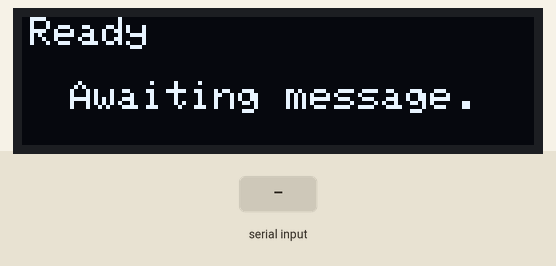
Simulated run of this sketch. Board: Arduino Leonardo, built with avr-gcc and run on an emulated ATmega32U4. Shown: 128×32 one-colour display. The test bench sets the inputs (shaded band).

Above: at 2.2 s.
2.3 s: "90,45,200\n" received over Serial
At 4.8 s:
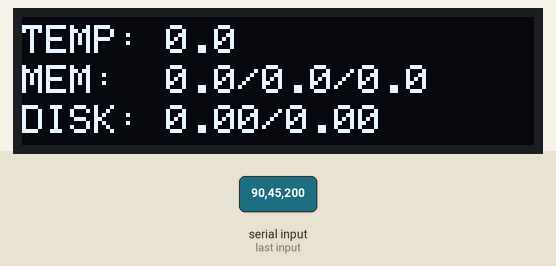
Timing chart, 0 to 6.3 s (numbered marks = the images above; inputs shaded):
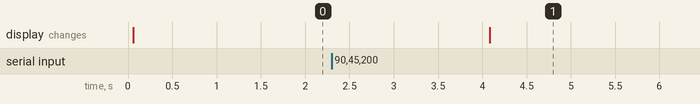

The sketch:

ComputerDisplayScreen.ino
```cpp
#include <SPI.h>
#include <Wire.h>
#include <Adafruit_GFX.h>
#include <Adafruit_SSD1306.h>

#define SCREEN_WIDTH 128 // OLED display width, in pixels
#define SCREEN_HEIGHT 32 // OLED display height, in pixels
#define LINE_1 2
#define LINE_2 12
#define LINE_3 22

// LCD for DEBUG
char ESC = 0xFE;
const char CLS = 0x51;
const char CURSOR = 0x45;
const char LCD_LINE1 = 0x00;
const char LCD_LINE2 = 0x40;
const char LCD_LINE3 = 0x14;
const char LCD_LINE4 = 0x54;
const bool isDebug = false;

// Declaration for an SSD1306 display connected to I2C (SDA, SCL pins)
// The pins for I2C are defined by the Wire-library.
// On an arduino UNO:       A4(SDA), A5(SCL)
// On an arduino MEGA 2560: 20(SDA), 21(SCL)
// On an arduino LEONARDO:   2(SDA),  3(SCL), ...
#define OLED_RESET     -1 // Reset pin # (or -1 if sharing Arduino reset pin)
#define SCREEN_ADDRESS 0x3C ///< See datasheet for Address; 0x3D for 128x64, 0x3C for 128x32


Adafruit_SSD1306 display(SCREEN_WIDTH, SCREEN_HEIGHT, &Wire, OLED_RESET);


struct Message {
  float cpu_temp;
  float mem_total;
  float mem_free;
  float mem_avail;
  float disk_total;
  float disk_free;
};


// For Simple Serial Protocol
const long BAUDRATE = 9600;
const long CHAR_TIMEOUT = 500; // Millis
const char CMD_ID_RECEIVE = 'r';
const char CMD_ID_SEND = 's';
const char BOT = '&';
const char EOT = '@';
const int DATA_ITEMS = 9;
const char DATA_SEP = '|';
/* Our message is:
  BOT         1 byte
  separator:  1 bytes
  msg_type:   1 byte
  separator:  1 bytes
  cpu_temp;   4 byte
  separator:  1 bytes
  mem_total:  4 bytes
  separator:  1 bytes
  mem_free:   4 bytes
  separator:  1 bytes
  mem_avail:  4 bytes
  separator:  1 bytes
  disk_total: 4 bytes
  separator:  1 bytes
  disk_free:  4 bytes
  separator:  1 bytes
  eot:        1 byte
  -------------------------
  Total = 32 bytes
*/
const int MAX_BYTES = 40;


// For message
Message msg;


char buffer[MAX_BYTES];

void clearLCD() {
    Serial1.write(ESC);
    Serial1.write(CLS);
    delay(10);
}

void printLCDScreen(const char* text, char whichLine = LCD_LINE1, bool cls = true) {
    if(cls) {
      clearLCD();
    }

    Serial1.write(ESC);
    Serial1.write(CURSOR);
    Serial1.write(whichLine);
    delay(10);
    Serial1.print(text);
  }

void setupLCD() {
  Serial1.begin(9600);
  delay(10);

   // Initialize LCD module
  Serial1.write(ESC);
  Serial1.write(0x41);
  Serial1.write(ESC);
  Serial1.write(0x51);

  // Set Contrast
  Serial1.write(ESC);
  Serial1.write(0x52);
  Serial1.write(40);

  // Set Backlight
  Serial1.write(ESC);
  Serial1.write(0x53);
  Serial1.write(8);

  Serial1.write(ESC);
  Serial1.write(CLS);

  Serial1.print(" NKC Electronics");

  // Set cursor line 2, column 0
  Serial1.write(ESC);
  Serial1.write(CURSOR);
  Serial1.write(LCD_LINE2);

  Serial1.print(" 16x2 Serial LCD");
}


void debug(String debugMsg, int delayMillis = 2000) {
  if(isDebug) {
    printLCDScreen(debugMsg.c_str());
    delay(delayMillis);
  }
}

void parseField(int which_field, String field) {
  switch(which_field) {
    // BOT
    case 0:
      if(!field.indexOf(BOT) > 0) {
        debug("Missing BOT: " + field);
      }
      break;

    // Message Type
    case 1:
      if(!field.indexOf(CMD_ID_RECEIVE) > 0) {
        debug("Invalid message type" + field);
      }
      break;
    case 2:
      msg.cpu_temp = field.toFloat();
      break;

    case 3:
      msg.mem_total = field.toFloat();
      break;

    case 4:
      msg.mem_avail = field.toFloat();
      break;

    case 5:
      msg.mem_free = field.toFloat();
      break;

    case 6:
      msg.disk_free = field.toFloat();
      break;

    case 7:
      msg.disk_total = field.toFloat();
      break;

    case 8:
      if(!field.indexOf(EOT) > 0) {
        debug("Invalid BOT" + field);
      }
      break;
    default:
      debug("Invalid field: FieldNum[" + String(which_field) +
        "], Value = " + field);
  }
}

bool parseMessage(String message) {
  debug("String to parse:" + message);
  String field = "";
  int whichField = 0;
  int start_pos = 0;
  int pos = message.indexOf(DATA_SEP);

  while(pos >= 0) {
    field = message.substring(start_pos, pos);
    debug(message.substring(start_pos, pos));
    parseField(whichField, field);
    start_pos = pos + 1;
    whichField++;
    pos = message.indexOf(DATA_SEP, start_pos);
  }

  if(start_pos < message.length()) {
    debug(message.substring(start_pos, message.length()));
  }

  displayMessage();
}

void displayMessage() {
  display.clearDisplay();

  // Temp
  display.setCursor(0, LINE_1);
  display.print("TEMP: ");
  display.print(msg.cpu_temp, 1);

  // Memory
  display.setCursor(0, LINE_2);
  display.print("MEM:  ");
  display.print(msg.mem_total, 1);
  display.print("/");
  display.print(msg.mem_free, 1);
  display.print("/");
  display.print(msg.mem_avail, 1);

  // Disk
  display.setCursor(0, LINE_3);
  display.print("DISK: ");
  display.print(msg.disk_free);
  display.print("/");
  display.print(msg.disk_total);

  display.display();

  delay(1000);
}


void onError(uint8_t errorNum) {
  display.clearDisplay();
  display.setTextSize(2);
  display.print("Error: ");
  display.print(errorNum);
  display.display();

  debug("SSP Error: " + String(errorNum));
}

void clearBuffer() {
  for(int x = 0; x < MAX_BYTES;x++) {
    buffer[x] = '\0';
  }
}

void dumpBytes() {
  for(int x = 1; x < MAX_BYTES; x++) {
    char c = buffer[x];

    debug("CHAR[" + String(x) + "] = " + String(c), 1000);
  }
}

void readMessage() {
  clearLCD();
  clearBuffer();
  debug("Reading message...");

  int bytes_read = Serial.readBytesUntil(EOT, buffer, MAX_BYTES);

  //dumpBytes();


  debug("Number of bytes read:" + String(bytes_read));

  buffer[bytes_read] = '\0';

  String readStr = String(buffer);

  debug(readStr);

  debug("Message read.");
  parseMessage(readStr);
}

void flushSerialInput() {
  int bytes_read = 0;
  int total_bytes_read = 0;

  if(Serial.available()) {}

    bytes_read = Serial.readBytes(buffer, MAX_BYTES);
    total_bytes_read += bytes_read;

    while(Serial.available() && bytes_read > 0) {
      bytes_read = Serial.readBytes(buffer, MAX_BYTES);
      total_bytes_read += bytes_read;
    }

    debug("Total bytes flushed from serial input: " + String(total_bytes_read));
}


void scanI2CBus() {
  byte error, address;
  int nDevices;

  debug("Scanning...");

  nDevices = 0;
  for(address = 1; address < 127; address++ )
  {
    // The i2c_scanner uses the return value of
    // the Write.endTransmisstion to see if
    // a device did acknowledge to the address.
    Wire.beginTransmission(address);
    error = Wire.endTransmission();

    if (error == 0)
    {
      String addr("I2C device found at address 0x");

      if (address<16)
        addr += "0";

      addr += String(address,HEX);
      addr += "  !";
      debug(addr);

      nDevices++;
    }
    else if (error==4)
    {
      String err = String("Unknown error at address 0x");
      if (address<16)
        err += "0";
      err += String(address,HEX);

      debug(err);
    }
  }
  if (nDevices == 0)
   debug("No I2C devices found\n");
  else
    debug("done\n");

  delay(5000);           // wait 5 second to view results
}
void setup() {
  Serial.begin(9600);
  Wire.begin();

  setupLCD();

  debug("Preparing to scan I2C bus...");

  //scanI2CBus();

  debug("Done scanning I2C bus");

  // SSD1306_SWITCHCAPVCC = generate display voltage from 3.3V internally
  debug("Starting I2C display");
  if(!display.begin(SSD1306_SWITCHCAPVCC, SCREEN_ADDRESS)) {
    debug("I2C Display failed, aborting...");
    for(;;); // Don't proceed, loop forever
  }

  debug("I2C Display succeeded");

  // Clear the buffer
  display.clearDisplay();

  display.setTextSize(1);

  // Line 1
  display.setTextColor(SSD1306_WHITE);        // Draw white text
  display.setCursor(LINE_1, 0);             // Start at top-left corner
  display.print("Ready");

  // Line 2
  display.setCursor(LINE_2, 16);
  display.print("Awaiting message.");
  display.display();

  // Flush any extraneous bytes in the serial buffer
  flushSerialInput();
  debug("Setup done");
}

void loop() {
  //ssp.loop();
  if(Serial.available()) {
    readMessage();
  }

  delay(1000);
}
```

Measured:
- after the input at 2.3 s, the display: changes after 1.8 s (image 1)
